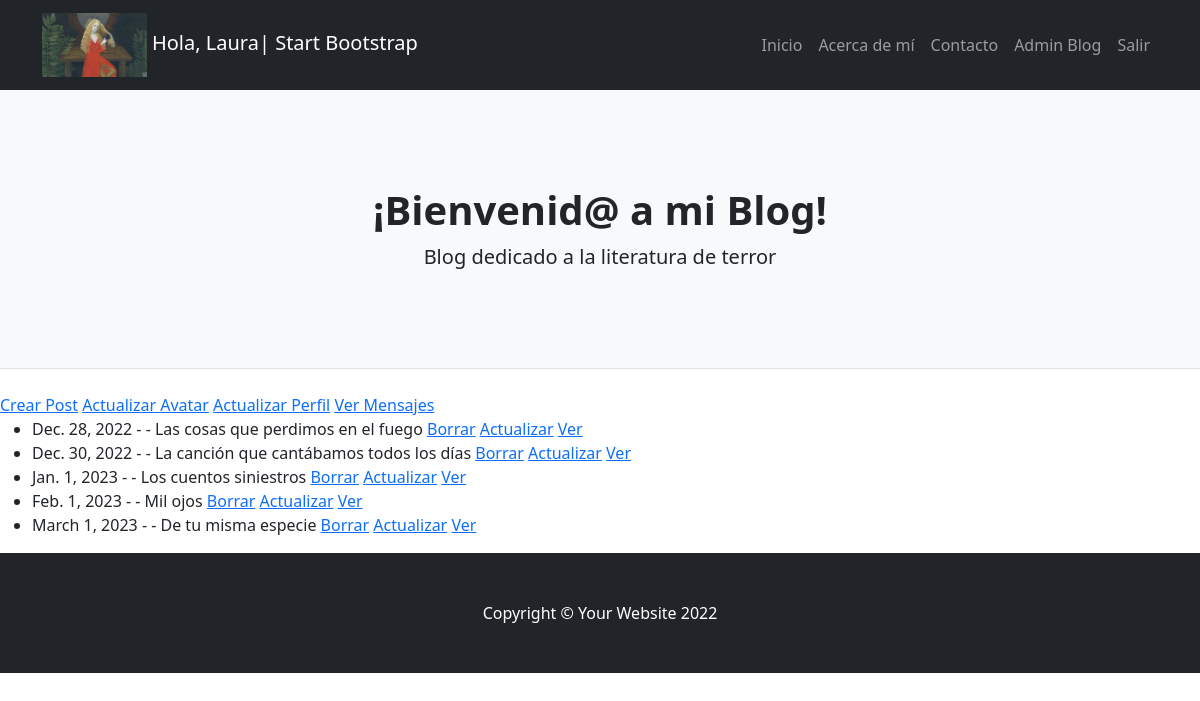
Page /blog-terror/listar/ (signed in) on the committed database.
### blog_terror/models.py (models this page shows)
class Avatar(models.Model):
    user = models.OneToOneField(to= User, on_delete=models.CASCADE, related_name="avatar")
    imagen = models.ImageField(upload_to= "avatares", null= "True", blank=True)

class Post(models.Model):
    titulo = models.CharField(max_length=100)
    sub_titulo = models.CharField(max_length=100)
    texto = models.TextField(max_length=3000)
    publicado_el = models.DateField()
    imagen = models.ImageField(upload_to= "posts", null= "True", blank=True)

### blog_terror/views.py (the view)
# urls.py: path("blog-terror/listar/", PostList.as_view(), name= "blog-terror-listar"),
class PostList(ListView):
    model = Post

### blog_terror/templates/blog_terror/post_list.html
{% extends "blog_terror/base.html" %}
{% block contenido %}
{% if user.is_authenticated %}
    <a href="{% url 'blog-terror-crear' %}">Crear Post</a>
    {% if user.avatar.imagen %}
    <a href="{% url 'blog-terror-avatar-actualizar' user.avatar.id %}">Actualizar Avatar</a>
    {% endif %}
    <a href="{% url 'blog-terror-user-actualizar' user.id %}">Actualizar Perfil</a>
    <a href="{% url 'blog-terror-mensajes-listar' %}">Ver Mensajes</a>
{% endif %}
<ul>
{% for post in object_list %}
    <li>
        {{post.publicado_el}} - - {{post.titulo}}
        {% if user.is_authenticated %}
            <a href="{% url 'blog-terror-borrar' post.id %}">Borrar</a>
            <a href="{% url 'blog-terror-actualizar' post.id %}">Actualizar</a>
        {% endif %}
        <a href="{% url 'blog-terror-detalle' post.id %}">Ver</a>
    </li>
{% endfor %}
</ul>
{% endblock %}

### blog_terror/templates/blog_terror/base.html (shortened to what this page needs)
<!DOCTYPE html>
<html lang="en">
    <head>
        {%load static%}
        <link href="{% static 'blog_terror/css/styles.css' %}" rel="stylesheet" />
    </head>
    <body>
        <nav class="navbar navbar-expand-lg navbar-dark bg-dark">
            <div class="container">
                <a class="navbar-brand" href="{% url 'blog-terror-index' %}">
                    {%if user.is_authenticated  and  user.avatar.imagen %}
                    <img  src="{{user.avatar.imagen.url}}" height="64">
                    Hola, {{user.first_name}}|
                    {% endif %}
                    Start Bootstrap
                </a>
                <div class="collapse navbar-collapse" id="navbarSupportedContent">
                    <ul class="navbar-nav ms-auto mb-2 mb-lg-0">
                        <li class="nav-item"><a class="nav-link" href="{% url 'blog-terror-index' %}">Inicio</a></li>
                        <li class="nav-item"><a class="nav-link" href="{% url 'blog-terror-about' %}">Acerca de mí</a></li>
                        <li class="nav-item"><a class="nav-link" href="{% url 'blog-terror-mensajes-crear' %}">Contacto</a></li>
                        {% if user.is_authenticated %}
                        <li class="nav-item"><a class="nav-link" href= "{% url 'blog-terror-listar' %}">Admin Blog</a></li>
                        <li class="nav-item"><a class="nav-link" href= "{% url 'blog-terror-logout' %}">Salir</a></li>
                        {%else%}
                        <li class="nav-item"><a class="nav-link" href= "{% url 'blog-terror-login' %}">Ingresar</a></li>
                        <li class="nav-item"><a class="nav-link" href= "{% url 'blog-terror-signup' %}">Registrarse</a></li>
                        {% endif %}
                    </ul>
                </div>
            </div>
        </nav>
        <header class="py-5 bg-light border-bottom mb-4">
            <div class="container">
                <div class="text-center my-5">
                    <h1 class="fw-bolder">¡Bienvenid@ a mi Blog!</h1>
                    <p class="lead mb-0">Blog dedicado a la literatura de terror</p>
                </div>
            </div>
        </header>
        {% block contenido %} {% endblock %}
        <footer class="py-5 bg-dark">
            <div class="container"><p class="m-0 text-center text-white">Copyright &copy; Your Website 2022</p></div>
        </footer>
    </body>
</html>

### rows in the picture
Post: publicado_el "Dec. 28, 2022", titulo "Las cosas que perdimos en el fuego"
Post: publicado_el "Dec. 30, 2022", titulo "La canción que cantábamos todos los días"
Post: publicado_el "Jan. 1, 2023", titulo "Los cuentos siniestros"
Post: publicado_el "Feb. 1, 2023", titulo "Mil ojos"
Post: publicado_el "March 1, 2023", titulo "De tu misma especie"

### other values in the picture
{{ user.first_name }} "Laura"
